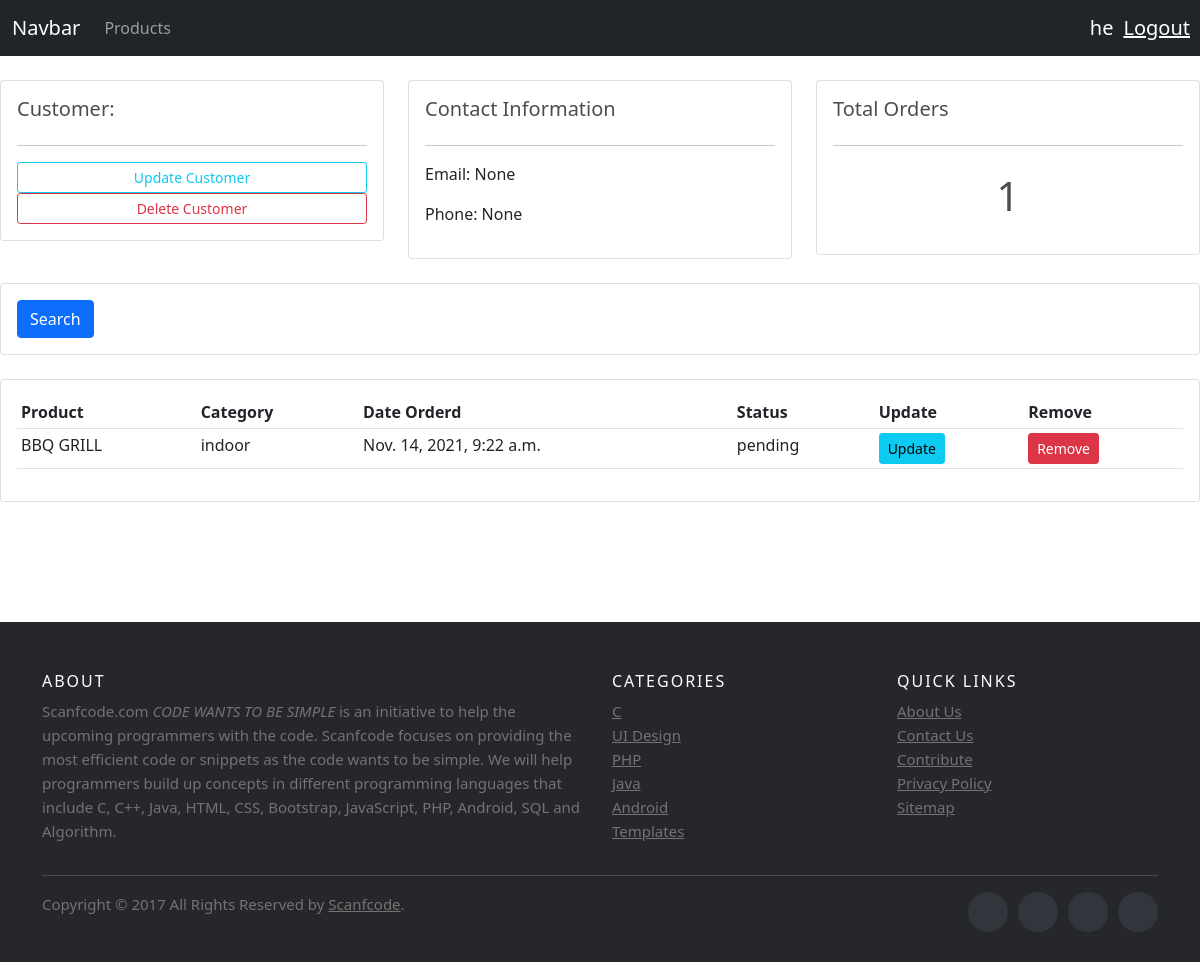
Screenshot of /customers/10/ (signed in) with the database file from the repository.
### accounts/models.py (models this page shows, shortened)
class Customer(models.Model):
    user= models.OneToOneField(User,null=True, on_delete=models.CASCADE)
    name= models.CharField(max_length=200, null=True)
    phone= models.CharField(max_length=200,null=True)
    email= models.CharField(max_length=200, null=True)
    profile_pic= models.ImageField(default='#',null=True, blank=True)
    date_ordered= models.DateTimeField(auto_now_add=True, null=True)

class Order(models.Model):
    STATUS=(
        ('pending',"pending"),
        ('out of delivery',"out of delivery"),
        ('delivered',"delivered"),
    )
    customer=models.ForeignKey(Customer,null=True, on_delete=models.SET_NULL)
    product=models.ForeignKey(Product,null=True, on_delete=models.SET_NULL)
    date_ordered= models.DateTimeField(auto_now_add=True, null=True)
    status=models.CharField(max_length=200,choices=STATUS)

class Product(models.Model):
    CATEGORY=(
        ('indoor',"indoor"),
        ('outdoor',"outdoor"),
    )
    name= models.CharField(max_length=200, null=True)
    price= models.FloatField(null=True)
    category=models.CharField(max_length=200, null=True, choices=CATEGORY)
    date_ordered= models.DateTimeField(auto_now_add=True, null=True)
    tag=models.ManyToManyField(Tag)
    def __str__(self):
        return self.name or ''

### accounts/views.py (the view)
# urls.py: path('customers/<str:pk>/', views.customers, name="customers"),
@login_required(login_url=('login'))
def customers(request, pk):
    customer=Customer.objects.get(id=pk)
    orders=customer.order_set.all()
    total_orders=orders.count()
    context={
        "customer":customer,
        "total_orders":total_orders,
        "orders":orders
    }
    return render(request,"customers.html",context)

### accounts/templates/customers.html
{% extends 'main.html' %}
{% block content %}
<br>
<div class="row">
	<div class="col-md">
		<div class="card card-body">
			<h5>Customer:</h5>
			<hr>
			<a class="btn btn-outline-info  btn-sm btn-block" href="">Update Customer</a>
			<a class="btn btn-outline-danger  btn-sm btn-block" href="">Delete Customer</a>
		</div>
	</div>
	<div class="col-md">
		<div class="card card-body">
			<h5>Contact Information</h5>
			<hr>
			<p>Email: {{customer.email}}</p>
			<p>Phone: {{customer.phone}}</p>
		</div>
	</div>
	<div class="col-md">
		<div class="card card-body">
			<h5>Total Orders</h5>
			<hr>
			<h1 style="text-align: center;padding: 10px">{{total_orders}}</h1>
		</div>
	</div>
</div>
<br>
<div class="row">
	<div class="col">
		<div class="card card-body">
			<form method="get">
		    <button class="btn btn-primary" type="submit">Search</button>
		  </form>
		</div>
	</div>
</div>
<br>
<div class="row">
	<div class="col-md">
		<div class="card card-body">
			<table class="table table-sm">
				<tr>
					<th>Product</th>
					<th>Category</th>
					<th>Date Orderd</th>
					<th>Status</th>
					<th>Update</th>
					<th>Remove</th>
				</tr>
				{% for order in orders %}
					<tr>
						<td>{{order.product}}</td>
						<td>{{order.product.category}}</td>
						<td>{{order.date_ordered}}</td>
						<td>{{order.status}}</td>
						<td><a class="btn btn-sm btn-info" href="{% url 'update_order' order.id %}">Update</a></td>
					<td><a class="btn btn-sm btn-danger" href="{% url 'delete_order' order.id %}">Remove</a></td>
					</tr>
				{% endfor %}
			</table>
		</div>
	</div>
</div>
{% endblock %}

### accounts/templates/navbar.html (shortened to what this page needs)
<nav class="navbar navbar-expand-lg navbar-dark bg-dark">
    <div class="container-fluid">
      <a class="navbar-brand" href="/">Navbar</a>
      <div class="collapse navbar-collapse" id="navbarNav">
        <ul class="navbar-nav">
          {% if request.user.is_staff %}
          <li class="nav-item">
            <a class="nav-link" href="{% url 'home' %}">Dashboard</a>
          </li>
          <li class="nav-item">
            <a class="nav-link" href="{% url 'products' %}">Products</a>
          </li>
          {% else %}
          <li class="nav-item">
            <a class="nav-link" href="{% url 'setting' %}">Products</a>
          </li>
          {% endif %}
        </ul>
      </div>
    </div>
    <span class="hell-msg">{{request.user}}</span>
    <span><a  class="hell-msg" href="{% url 'logout' %}">Logout</a></span>
  </nav>

### static/css/main.css (style rules this page uses)
body { background-color: #ebeff5; }
body { background-color: hsl(0, 0%, 98%); }
h1,h2,h3,h4,h5,h6 { color:hsl(0, 0%, 30%); }
.bg-dark { background-color: #4f868c!important; }
.btn { border-radius: 0; }

### accounts/templates/navbar.html (style rules this page uses)
.hell-msg { font-size: 20px; color: #fff; margin-right:10px; }

### rows the page displays
Customer: email "None", phone "None"
Order: product "BBQ GRILL", product.category "indoor", date_ordered "Nov. 14, 2021, 9:22 a.m.", status "pending"

### other values shown
{{ request.user }} "he"
{{ total_orders }} "1"
